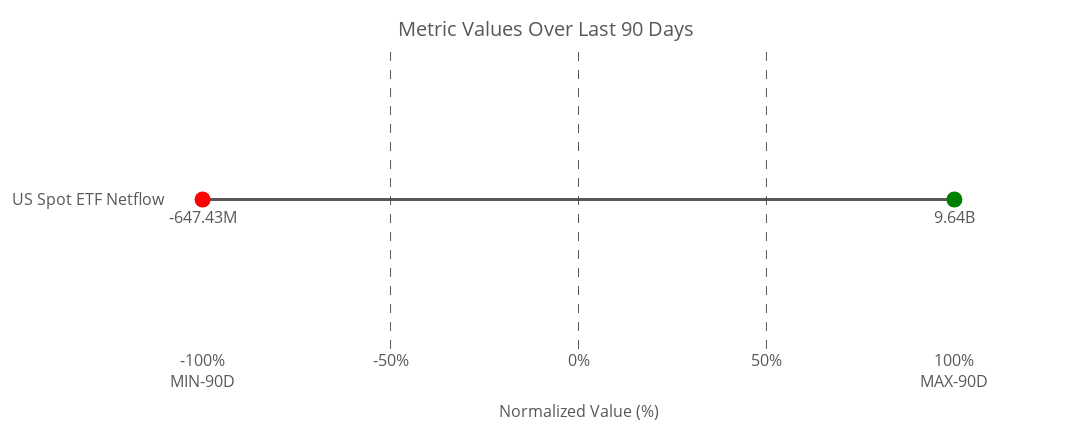

Notebook cell for this chart:
### Code cell
# Manually define metrics and their titles
metrics_titles = {

    'etfFlow_sma_zscore': "US Spot ETF Netflow"
       # Add more metrics and titles as needed
}

# Create the dot plot
fig = create_dot_plot(merged_df, metrics_titles)

# Show the plot
fig.show()

# Optionally, save the plot as an HTML file
import plotly.io as pio
pio.write_html(fig, file='normalized_spotETF2_raw_metrics_dot_plot.html')

### Figure 1 — Plotly figure (JSON) as saved in the notebook; plotly's stock layout.template omitted (floating-point values rounded to 4 significant figures)
{"data": [{"line": {"color": "rgba(70, 70, 70, 0.9)", "width": 3}, "mode": "lines", "showlegend": false, "x": [-100, 100], "y": ["US Spot ETF Netflow", "US Spot ETF Netflow"], "type": "scatter"}, {"marker": {"color": "red", "size": 16, "symbol": "circle"}, "mode": "markers+text", "name": "US Spot ETF Netflow Min", "text": ["-647.43M"], "textfont": {"color": "rgba(70, 70, 70, 0.9)", "size": 16}, "textposition": "bottom center", "x": [-100], "y": ["US Spot ETF Netflow"], "type": "scatter"}, {"marker": {"color": "green", "size": 16, "symbol": "circle"}, "mode": "markers+text", "name": "US Spot ETF Netflow Max", "text": ["9.64B"], "textfont": {"color": "rgba(70, 70, 70, 0.9)", "size": 16}, "textposition": "bottom center", "x": [100], "y": ["US Spot ETF Netflow"], "type": "scatter"}, {"marker": {"color": "white", "line": {"color": "rgba(70, 70, 70, 0.9)", "width": 3}, "size": 16, "symbol": "circle"}, "mode": "markers+text", "name": "US Spot ETF Netflow Current", "text": ["nan"], "textfont": {"color": "rgba(70, 70, 70, 0.9)", "size": 16}, "textposition": "top center", "x": [null], "y": ["US Spot ETF Netflow"], "type": "scatter"}], "layout": {"shapes": [{"line": {"color": "rgba(70, 70, 70, 0.9)", "dash": "dash", "width": 1}, "type": "line", "x0": -50, "x1": -50, "xref": "x", "y0": 0, "y1": 1, "yref": "paper"}, {"line": {"color": "rgba(70, 70, 70, 0.9)", "dash": "dash", "width": 1}, "type": "line", "x0": 0, "x1": 0, "xref": "x", "y0": 0, "y1": 1, "yref": "paper"}, {"line": {"color": "rgba(70, 70, 70, 0.9)", "dash": "dash", "width": 1}, "type": "line", "x0": 50, "x1": 50, "xref": "x", "y0": 0, "y1": 1, "yref": "paper"}], "title": {"font": {"color": "rgba(70, 70, 70, 0.9)", "size": 20}, "text": "Metric Values Over Last 90 Days", "y": 0.95, "x": 0.5, "xanchor": "center", "yanchor": "top"}, "xaxis": {"title": {"font": {"color": "rgba(70, 70, 70, 0.9)", "size": 16}, "text": "Normalized Value (%)"}, "tickfont": {"color": "rgba(70, 70, 70, 0.9)", "size": 16}, "showgrid": false, "range": [-110, 110], "tickvals": [-100, -50, 0, 50, 100], "ticktext": ["-100%<br>MIN-90D", "-50%", "0%", "50%", "100%<br>MAX-90D"], "showline": false, "zeroline": false}, "yaxis": {"tickfont": {"color": "rgba(70, 70, 70, 0.9)", "size": 16}, "title": {"standoff": 35}, "tickmode": "array", "tickvals": [0], "ticktext": ["US Spot ETF Netflow"], "side": "left", "showgrid": false}, "margin": {"l": 100, "r": 100, "t": 50, "b": 20}, "font": {"color": "rgba(70, 70, 70, 0.9)", "size": 14}, "height": 430, "width": 1200, "showlegend": false, "plot_bgcolor": "white", "paper_bgcolor": "white"}}
